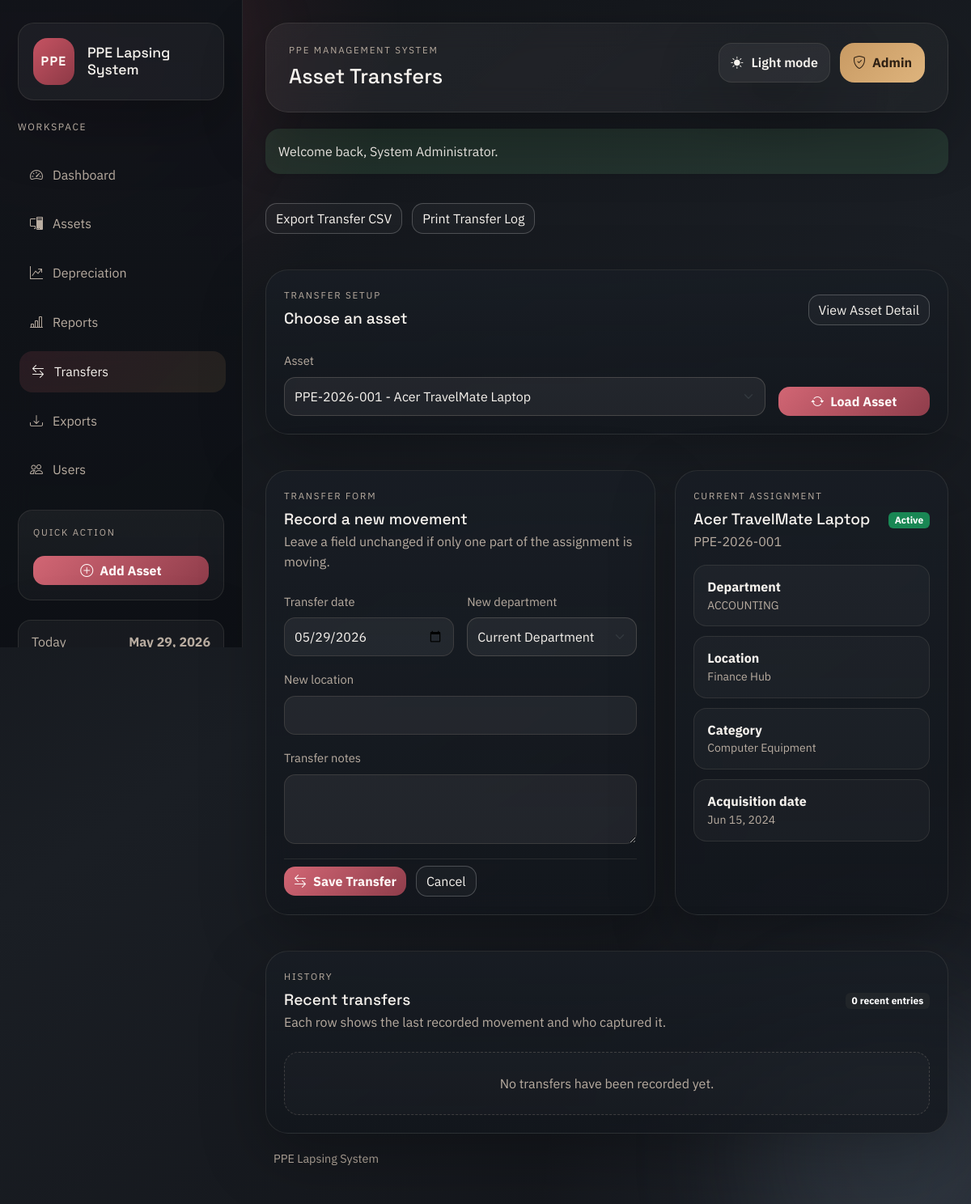
The app's page /modules/transfers.php (signed in) with its own data.
### tables this page shows
CREATE TABLE IF NOT EXISTS assets (
    asset_id INT AUTO_INCREMENT PRIMARY KEY,
    asset_code VARCHAR(50) NOT NULL UNIQUE,
    asset_name VARCHAR(150) NOT NULL,
    category_id INT NULL,
    department_id INT NULL,
    acquisition_date DATE NOT NULL,
    acquisition_cost DECIMAL(15,2) NOT NULL,
    additional_amount DECIMAL(15,2) DEFAULT 0,
    salvage_value DECIMAL(15,2) DEFAULT 0,
    useful_life INT NOT NULL,
    depreciation_method VARCHAR(50) DEFAULT 'Straight-line',
    location VARCHAR(150) DEFAULT NULL,
    status ENUM('Active', 'Disposed', 'Fully Depreciated') DEFAULT 'Active',
    remarks TEXT DEFAULT NULL,
    created_at TIMESTAMP DEFAULT CURRENT_TIMESTAMP,
    INDEX idx_assets_status (status),
    INDEX idx_assets_category (category_id),
    INDEX idx_assets_department (department_id),
    CONSTRAINT fk_assets_category
        FOREIGN KEY (category_id) REFERENCES categories(category_id),
    CONSTRAINT fk_assets_department
        FOREIGN KEY (department_id) REFERENCES departments(department_id)
);

CREATE TABLE IF NOT EXISTS departments (
    department_id INT AUTO_INCREMENT PRIMARY KEY,
    department_name VARCHAR(100) NOT NULL,
    UNIQUE KEY uq_department_name (department_name)
);

CREATE TABLE IF NOT EXISTS categories (
    category_id INT AUTO_INCREMENT PRIMARY KEY,
    category_name VARCHAR(100) NOT NULL,
    UNIQUE KEY uq_category_name (category_name)
);

### functions/depreciation_function.php (called while the page is built, shortened)
<?php
function fetch_asset_lookup(PDO $pdo): array
{
    $statement = $pdo->query('SELECT asset_id, asset_code, asset_name FROM assets ORDER BY asset_name, asset_code');
    return $statement->fetchAll() ?: [];
}
function fetch_asset_by_id(PDO $pdo, int $assetId): ?array
{
    $statement = $pdo->prepare(
        'SELECT a.*, c.category_name, d.department_name
         FROM assets a
         LEFT JOIN categories c ON c.category_id = a.category_id
         LEFT JOIN departments d ON d.department_id = a.department_id
         WHERE a.asset_id = :asset_id
         LIMIT 1'
    );
    $statement->execute(['asset_id' => $assetId]);
    $asset = $statement->fetch();
    return $asset ?: null;
}

### functions/asset_workflow.php (called while the page is built, shortened)
<?php
function asset_department_label(array $asset): string
{
    $department = trim((string) ($asset['department_name'] ?? ''));
    return $department === '' ? 'Unassigned' : $department;
}
function asset_location_label(?string $location): string
{
    $value = trim((string) $location);
    return $value === '' ? 'Not specified' : $value;
}
function normalize_transfer_payload(array $input): array
{
    return [
        'asset_id' => (int) ($input['asset_id'] ?? 0),
        'transfer_date' => trim((string) ($input['transfer_date'] ?? date('Y-m-d'))),
        'to_department_id' => ($input['to_department_id'] ?? '') !== '' ? (int) $input['to_department_id'] : null,
        'to_location' => trim((string) ($input['to_location'] ?? '')),
        'notes' => trim((string) ($input['notes'] ?? '')),
    ];
}
function fetch_asset_transfers(PDO $pdo, ?int $assetId = null, ?int $limit = null): array
{
    $sql = 'SELECT t.*, a.asset_code, a.asset_name,
                   fd.department_name AS from_department_name,
                   td.department_name AS to_department_name,
                   u.full_name AS transferred_by_name
            FROM asset_transfers t
            INNER JOIN assets a ON a.asset_id = t.asset_id
            LEFT JOIN departments fd ON fd.department_id = t.from_department_id
            LEFT JOIN departments td ON td.department_id = t.to_department_id
            LEFT JOIN users u ON u.user_id = t.transferred_by_user_id';
    $params = [];
    $sql .= ' ORDER BY t.transfer_date DESC, t.transfer_id DESC';
    if ($limit !== null && $limit > 0) {
        $sql .= ' LIMIT ' . (int) $limit;
    }
    $statement = $pdo->prepare($sql);
    $statement->execute($params);
    return $statement->fetchAll() ?: [];
}

### modules/transfers.php (the view, shortened to what this page needs)
<?php
$pdo = db();
$assetLookup = fetch_asset_lookup($pdo);
$selectedAssetId = (int) request_value('asset_id', $assetLookup[0]['asset_id'] ?? 0);
$selectedAsset = $selectedAssetId > 0 ? fetch_asset_by_id($pdo, $selectedAssetId) : null;
$form = normalize_transfer_payload([
    'asset_id' => $selectedAssetId,
    'transfer_date' => date('Y-m-d'),
]);
$recentTransfers = fetch_asset_transfers($pdo, null, 15);
require_once APP_ROOT . '/includes/header.php';
?>
<?php if ($assetLookup === []): ?>
    <section class="shell-card">
        <div class="empty-state">
            <h2 class="section-title mb-2">No assets are available for transfer</h2>
            <a class="btn btn-outline-light" href="<?= e(base_url('modules/assets.php')) ?>">Open asset register</a>
        </div>
    </section>
<?php else: ?>
    <div class="page-actions mb-4">
        <a class="btn btn-outline-light" href="<?= e(base_url('modules/export.php?type=transfers')) ?>">Export Transfer CSV</a>
        <a class="btn btn-outline-light" href="<?= e(base_url('modules/print_view.php?type=transfers')) ?>" target="_blank" rel="noopener">Print Transfer Log</a>
    </div>
    <section class="shell-card mb-4">
        <div class="d-flex justify-content-between align-items-center mb-4">
            <div>
                <p class="eyebrow mb-2">Transfer setup</p>
                <h2 class="section-title mb-1">Choose an asset</h2>
            </div>
            <?php if ($selectedAsset): ?>
                <a class="btn btn-outline-light" href="<?= e(base_url('modules/view_asset.php?asset_id=' . $selectedAsset['asset_id'])) ?>">View Asset Detail</a>
            <?php endif; ?>
        </div>
        <form method="get" class="row g-3 align-items-end">
            <div class="col-lg-9">
                <label class="form-label" for="asset_id">Asset</label>
                <select class="form-select" id="asset_id" name="asset_id">
                    <?php foreach ($assetLookup as $assetOption): ?>
                        <option value="<?= e((string) $assetOption['asset_id']) ?>" <?= selected_if($selectedAssetId, $assetOption['asset_id']) ?>>
                            <?= e($assetOption['asset_code'] . ' - ' . $assetOption['asset_name']) ?>
                        </option>
                    <?php endforeach; ?>
                </select>
            </div>
            <div class="col-lg-3">
                <button class="btn btn-primary w-100" type="submit">
                    <i class="bi bi-arrow-repeat me-2"></i>Load Asset
                </button>
            </div>
        </form>
    </section>
    <?php if ($selectedAsset): ?>
        <div class="row g-4 mb-4">
            <div class="col-lg-7">
                <section class="shell-card h-100">
                    <div class="mb-4">
                        <p class="eyebrow mb-2">Transfer form</p>
                        <h2 class="section-title mb-1">Record a new movement</h2>
                        <p class="section-copy mb-0">Leave a field unchanged if only one part of the assignment is moving.</p>
                    </div>
                    <form method="post" class="stack-gap">
                        <div class="row g-3">
                            <div class="col-md-6">
                                <label class="form-label" for="transfer_date">Transfer date</label>
                                <input class="form-control" id="transfer_date" name="transfer_date" type="date" value="<?= e((string) $form['transfer_date']) ?>" required>
                            </div>
                            <div class="col-md-6">
                                <label class="form-label" for="to_department_id">New department</label>
                                <select class="form-select" id="to_department_id" name="to_department_id">
                                    <option value="">Current Department</option>
                                </select>
                            </div>
                            <div class="col-12">
                                <label class="form-label" for="to_location">New location</label>
                                <input
                                    class="form-control"
                                    id="to_location"
                                    name="to_location"
                                    value="<?= e((string) ($form['to_location'] ?? '')) ?>"
                                    placeholder=""
                                >
                            </div>
                            <div class="col-12">
                                <label class="form-label" for="notes">Transfer notes</label>
                                <textarea class="form-control" id="notes" name="notes" rows="3" placeholder=""><?= e((string) ($form['notes'] ?? '')) ?></textarea>
                            </div>
                        </div>
                        <div class="form-actions">
                            <button class="btn btn-primary" type="submit">
                                <i class="bi bi-arrow-left-right me-2"></i>Save Transfer
                            </button>
                            <a class="btn btn-outline-light" href="<?= e(base_url('modules/view_asset.php?asset_id=' . $selectedAsset['asset_id'])) ?>">Cancel</a>
                        </div>
                    </form>
                </section>
            </div>
            <div class="col-lg-5">
                <section class="shell-card h-100">
                    <div class="d-flex justify-content-between align-items-center mb-3">
                        <div>
                            <p class="eyebrow mb-2">Current assignment</p>
                            <h2 class="section-title mb-1"><?= e($selectedAsset['asset_name']) ?></h2>
                            <p class="section-copy mb-0"><?= e($selectedAsset['asset_code']) ?></p>
                        </div>
                        <span class="badge <?= e(status_badge_class((string) $selectedAsset['status'])) ?>"><?= e($selectedAsset['status']) ?></span>
                    </div>
                    <div class="list-panel">
                        <div class="list-row">
                            <strong>Department</strong>
                            <p class="text-soft small mb-0"><?= e(asset_department_label($selectedAsset)) ?></p>
                        </div>
                        <div class="list-row">
                            <strong>Location</strong>
                            <p class="text-soft small mb-0"><?= e(asset_location_label((string) ($selectedAsset['location'] ?? ''))) ?></p>
                        </div>
                        <div class="list-row">
                            <strong>Category</strong>
                            <p class="text-soft small mb-0"><?= e((string) ($selectedAsset['category_name'] ?? 'Uncategorized')) ?></p>
                        </div>
                        <div class="list-row">
                            <strong>Acquisition date</strong>
                            <p class="text-soft small mb-0"><?= e(format_date((string) $selectedAsset['acquisition_date'])) ?></p>
                        </div>
                    </div>
                </section>
            </div>
        </div>
    <?php endif; ?>
    <section class="shell-card">
        <div class="d-flex justify-content-between align-items-center mb-4">
            <div>
                <p class="eyebrow mb-2">History</p>
                <h2 class="section-title mb-1">Recent transfers</h2>
                <p class="section-copy mb-0">Each row shows the last recorded movement and who captured it.</p>
            </div>
            <span class="badge text-bg-dark"><?= e((string) count($recentTransfers)) ?> recent entries</span>
        </div>
        <?php if ($recentTransfers === []): ?>
            <div class="empty-state">No transfers have been recorded yet.</div>
        <?php endif; ?>
    </section>
<?php endif; ?>
<?php require_once APP_ROOT . '/includes/footer.php'; ?>

### assets/css/app.css (style rules this page uses)
:root { --bg-950: #111317; --bg-900: #1a1e24; --bg-850: rgba(26, 30, 36, 0.86); --panel-900: rgba(18, 22, 28, 0.78); --panel-800: rgba(24, 29, 36, 0.9); --panel-700: rgba(31, 37, 46, 0.92); --line-soft: rgba(199, 186, 172, 0.12); --line-strong: rgba(199, 186, 172, 0.22); --text-main: #f7f3ee; --text-soft: #b9ada1; --accent: #c55362; --accent-2: #c89a63; --accent-cool: #7d93ac; --danger: #da7d88; --success: #7bcf9e; --focus-ring: rgba(197, 83, 98, 0.18); --radius-xl: 28px; --radius-lg: 20px; --radius-md: 14px; --shadow-soft: 0 28px 80px rgba(0, 0, 0, 0.26); }
* { box-sizing: border-box; }
body { min-height: 100vh; color: var(--text-main); background: radial-gradient(circle at top left, rgba(197, 83, 98, 0.18), transparent 26%), radial-gradient(circle at bottom right, rgba(125, 147, 172, 0.14), transparent 28%), linear-gradient(145deg, #101216 0%, #1a1e24 48%, #121419 100%); font-family: 'IBM Plex Sans', sans-serif; line-height: 1.55; position: relative; }
a { color: inherit; }
.dashboard-body, .auth-body { overflow-x: hidden; }
.brand-block, .topbar, .shell-card, .sidebar-note, .auth-card, .hero-panel { border: 1px solid var(--line-soft); box-shadow: var(--shadow-soft); }
.brand-kicker, .eyebrow { text-transform: uppercase; letter-spacing: 0.16em; font-size: 0.72rem; color: var(--text-soft); }
.shell-card, .glass-card, .table-card, .metric-card, .auth-card, .hero-panel { background: linear-gradient(180deg, var(--panel-800), var(--panel-900)); border-radius: var(--radius-xl); backdrop-filter: blur(14px); }
.shell-card { transition: border-color 0.18s ease, transform 0.18s ease; }
.shell-card, .glass-card, .table-card { padding: 22px; }
.section-title { font-family: 'Space Grotesk', sans-serif; font-size: 1.2rem; }
.section-copy { color: var(--text-soft); max-width: 62ch; }
.page-actions, .stack-inline { display: flex; flex-wrap: wrap; gap: 12px; align-items: center; }
.muted-copy, .text-soft { color: var(--text-soft); }
.form-control, .form-select, .form-control:focus, .form-select:focus, .form-control[readonly] { background-color: rgba(255, 255, 255, 0.06); border-color: var(--line-strong); color: var(--text-main); border-radius: 14px; box-shadow: none; min-height: 48px; transition: border-color 0.18s ease, background-color 0.18s ease, box-shadow 0.18s ease; }
textarea.form-control { min-height: auto; }
.form-select option, .form-select optgroup { color: #08131d; background-color: #f6fbff; }
.form-control::placeholder { color: rgba(255, 255, 255, 0.45); }
.form-label { color: var(--text-soft); font-size: 0.92rem; }
.form-actions { padding-top: 8px; border-top: 1px solid var(--line-soft); display: flex; flex-wrap: wrap; gap: 12px; align-items: center; }
.btn { border-radius: 14px; transition: transform 0.18s ease, background-color 0.18s ease, border-color 0.18s ease; }
.btn-primary { background: linear-gradient(135deg, #d26674, #8f3d4b); border: none; color: #fff8f7; font-weight: 700; }
.btn-outline-light { border-color: rgba(255, 255, 255, 0.22); color: var(--text-main); background: rgba(255, 255, 255, 0.03); }
.list-panel { display: grid; gap: 12px; }
.list-row { padding: 14px 16px; border: 1px solid var(--line-soft); border-radius: 16px; background: rgba(255, 255, 255, 0.03); }
.empty-state { padding: 26px; border: 1px dashed var(--line-strong); border-radius: 18px; text-align: center; color: var(--text-soft); background: rgba(255, 255, 255, 0.02); }
.stack-gap { display: grid; gap: 18px; }

### records on screen
assets: transfer_date "05/29/2026", asset_name "Acer TravelMate Laptop", asset_code "PPE-2026-001", status "Active", department.department_name "ACCOUNTING", location "Finance Hub", category.category_name "Computer Equipment", acquisition_date "Jun 15, 2024"

### other values on screen
APP_NAME "PPE Lapsing System"
$item['label'] "Dashboard"
$item['label'] "Assets"
$item['label'] "Depreciation"
$item['label'] "Reports"
$item['label'] "Transfers"
$item['label'] "Exports"
$item['label'] "Users"
$pageHeading "Asset Transfers"
$loggedInUser['role'] "Admin"
$message['message'] "Welcome back, System Administrator."
count($recentTransfers) "0"
form field asset_id "PPE-2026-001 - Acer TravelMate Laptop"
